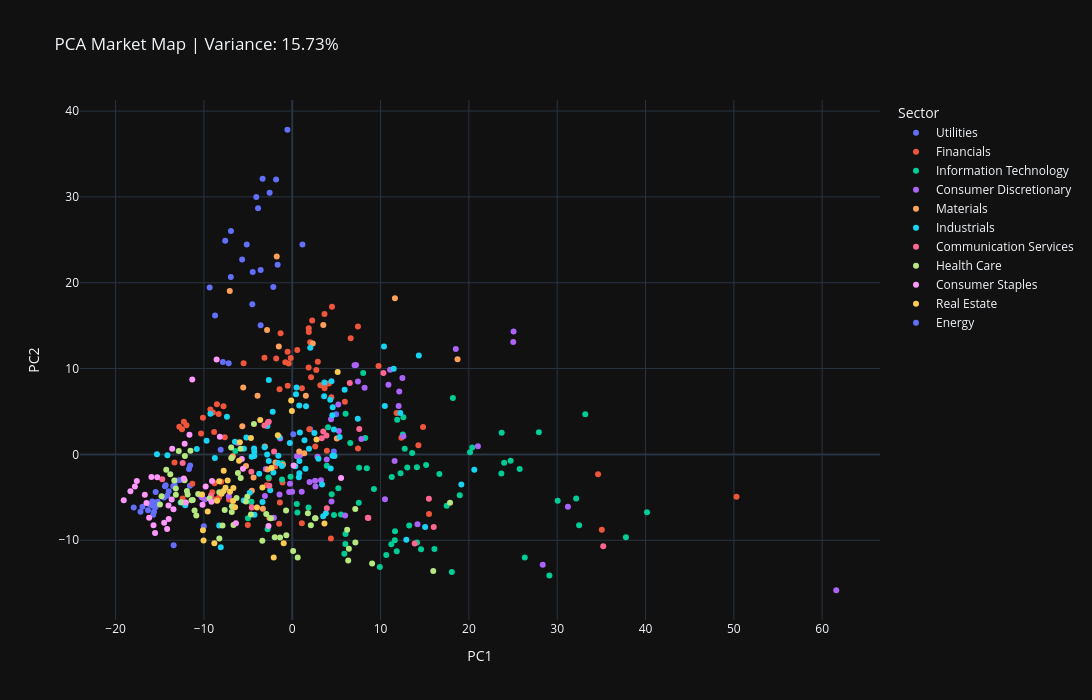
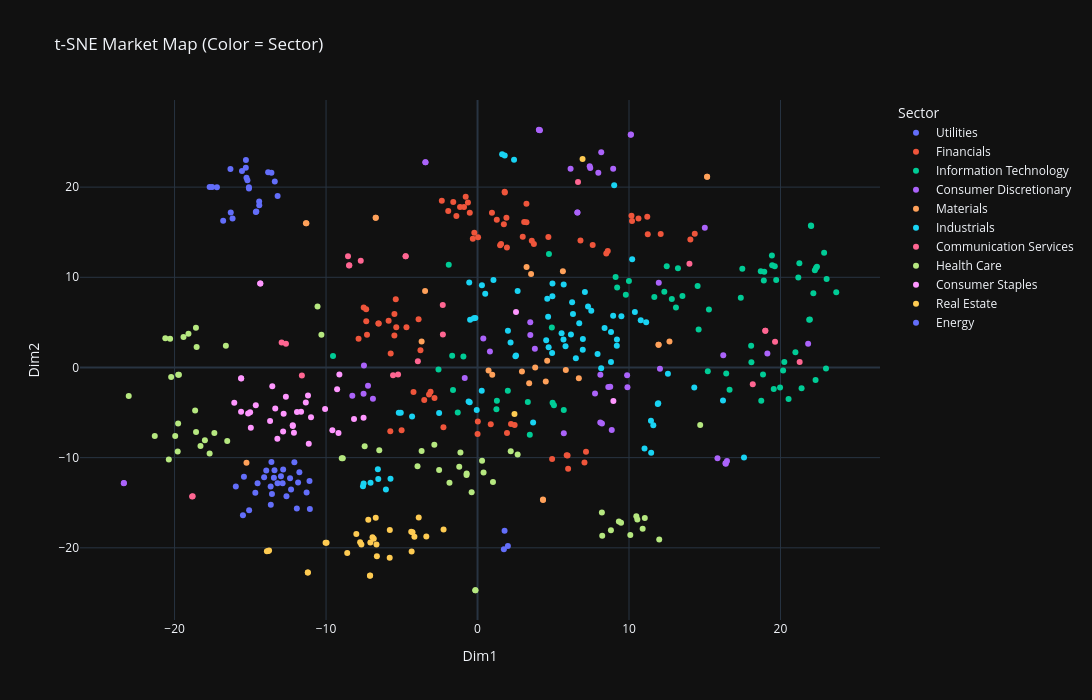
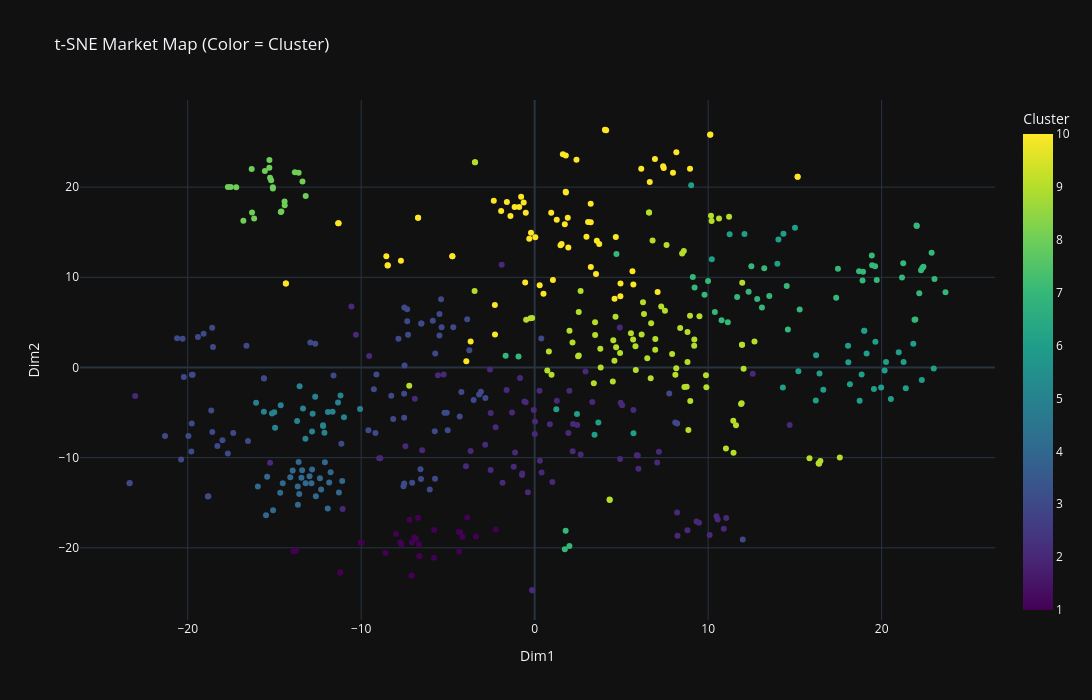

Notebook code for these charts, in order:
### Markdown cell above
## Part 4: PCA + t-SNE Market Map

**The Objective:**  
The stock market exists in a **high-dimensional space**. Each stock is a dimension, and each day is a point in that space. With 500 stocks, you are operating in a 500-dimensional universe that is impossible to visualize directly.

**Dimensionality reduction** techniques compress this into 2D or 3D so you can "see" the structure. Two powerful tools:
1.  **PCA (Principal Component Analysis):** A linear method that finds the axes of maximum variance. It tells you: "If I had to describe the market with just 2 numbers instead of 500, what would they be?"
2.  **t-SNE (t-Distributed Stochastic Neighbor Embedding):** A non-linear method that preserves local structure. It creates a "map" where stocks that behave similarly are placed near each other.

### Your Tasks:
1.  **Standardize Returns:** Before PCA/t-SNE, standardize your returns matrix (mean = 0, std = 1 for each stock).
2.  **PCA Analysis:**
    *   Fit a full PCA on the standardized returns.
    *   Plot the **Scree Plot** (cumulative explained variance).
    *   Determine: "How many principal components do I need to explain 50% of market variance?"
3.  **t-SNE 2D Map:**
    *   Apply t-SNE to reduce stocks to 2 dimensions.
    *   Create an interactive scatter plot (using Plotly) where each point is a stock, colored by sector or cluster.
4.  **PCA 2D Map (Optional):**
    *   Project stocks onto the first 2 principal components.
    *   Compare the PCA map to the t-SNE map. What's different?

### Critical Thinking Questions:
*   **Variance Explained:** If the first principal component explains 30% of variance, what does this mean? Is the market driven by one dominant factor?
*   **PCA vs. t-SNE:** PCA is deterministic; t-SNE involves randomness. If you run t-SNE twice, you'll get different maps. Does this make t-SNE unreliable?
*   **Perplexity in t-SNE:** What does the `perplexity` parameter control? (Hint: It's related to how many neighbors each point considers.)

---

### Code cell
########## Write your code in this cell ############
########## Part 4: PCA + t-SNE Market Map ############

from sklearn.preprocessing import StandardScaler
from sklearn.decomposition import PCA
from sklearn.manifold import TSNE
import plotly.express as px

print("🗺️ Creating market maps...\n")

# 1. Prepare data: rows = stocks, columns = days
X = returns.T.fillna(0)

print(f"Data matrix shape (stocks × days): {X.shape}")

# 2. Standardize
scaler = StandardScaler()
X_scaled = scaler.fit_transform(X)

print("✓ Data standardized\n")

# 3. PCA Analysis
print("📊 PCA Analysis:")

pca_full = PCA()
pca_full.fit(X_scaled)

explained = pca_full.explained_variance_ratio_
cum_explained = explained.cumsum()

# Scree plots
fig, (ax1, ax2) = plt.subplots(1, 2, figsize=(16, 6))

ax1.bar(range(1, min(51, len(explained)+1)), explained[:50], alpha=0.7, color='cyan')
ax1.set_xlabel('Principal Component', fontsize=12)
ax1.set_ylabel('Explained Variance Ratio', fontsize=12)
ax1.set_title('Scree Plot - Individual Variance', fontsize=14)
ax1.grid(alpha=0.3)

ax2.plot(range(1, min(101, len(cum_explained)+1)), cum_explained[:100], linewidth=2, color='lime')
ax2.axhline(y=0.50, color='red', linestyle='--', linewidth=2, label='50%')
ax2.axhline(y=0.70, color='orange', linestyle='--', linewidth=2, label='70%')
ax2.axhline(y=0.90, color='yellow', linestyle='--', linewidth=2, label='90%')
ax2.set_xlabel('Number of Components', fontsize=12)
ax2.set_ylabel('Cumulative Explained Variance', fontsize=12)
ax2.set_title('PCA Scree Plot (Cumulative)', fontsize=14)
ax2.legend()
ax2.grid(alpha=0.3)

plt.tight_layout()
plt.show()

k50 = int(np.argmax(cum_explained >= 0.50) + 1)
k70 = int(np.argmax(cum_explained >= 0.70) + 1)
k90 = int(np.argmax(cum_explained >= 0.90) + 1)

print(f"Components for ≥50% variance: {k50}")
print(f"Components for ≥70% variance: {k70}")
print(f"Components for ≥90% variance: {k90}")
print(f"\nFirst component: {explained[0]:.2%}")
print(f"First 10 components: {cum_explained[9]:.2%}")

# 4. PCA 2D
print("\n📐 Creating PCA 2D Map...")
pca2 = PCA(n_components=2, random_state=42)
X_pca = pca2.fit_transform(X_scaled)

pca_df = pd.DataFrame(X_pca, columns=["PC1", "PC2"])
pca_df["Ticker"] = X.index
pca_df["Sector"] = pca_df["Ticker"].map(lambda t: sector_map.get(t, "Unknown"))
pca_df["Cluster"] = cluster_labels

print(f"✓ PCA 2D complete: {sum(pca2.explained_variance_ratio_):.2%} variance")

fig2 = px.scatter(
    pca_df,
    x="PC1",
    y="PC2",
    color="Sector",
    hover_name="Ticker",
    title=f"PCA Market Map | Variance: {pca2.explained_variance_ratio_.sum():.2%}",
    width=1200,
    height=700
)
fig2.show()

# 5. t-SNE 2D
print("\n🗺️ Creating t-SNE Map (this may take a few minutes)...")

tsne = TSNE(
    n_components=2,
    perplexity=30,
    init="pca",
    learning_rate="auto",
    random_state=42,
    verbose=0
)
X_tsne = tsne.fit_transform(X_scaled)

tsne_df = pd.DataFrame(X_tsne, columns=["Dim1", "Dim2"])
tsne_df["Ticker"] = X.index
tsne_df["Sector"] = tsne_df["Ticker"].map(lambda t: sector_map.get(t, "Unknown"))
tsne_df["Cluster"] = cluster_labels

print("✓ t-SNE complete\n")

# t-SNE by Sector
fig = px.scatter(
    tsne_df,
    x="Dim1",
    y="Dim2",
    color="Sector",
    hover_name="Ticker",
    title="t-SNE Market Map (Color = Sector)",
    width=1200,
    height=700
)
fig.show()

# t-SNE by Cluster
fig3 = px.scatter(
    tsne_df,
    x="Dim1",
    y="Dim2",
    color="Cluster",
    hover_name="Ticker",
    hover_data=["Sector"],
    title="t-SNE Market Map (Color = Cluster)",
    width=1200,
    height=700,
    color_continuous_scale='viridis'
)
fig3.show()

# Static plot
plt.figure(figsize=(16, 12))
scatter = plt.scatter(
    tsne_df['Dim1'],
    tsne_df['Dim2'],
    c=tsne_df['Cluster'],
    cmap='tab10',
    s=100,
    alpha=0.7,
    edgecolors='white',
    linewidth=0.5
)

# Label sample stocks
sample_size = min(50, len(tsne_df))
sample_indices = np.random.choice(len(tsne_df), sample_size, replace=False)
for idx in sample_indices:
    plt.annotate(
        tsne_df.iloc[idx]['Ticker'],
        (tsne_df.iloc[idx]['Dim1'], tsne_df.iloc[idx]['Dim2']),
        fontsize=8,
        alpha=0.7,
        xytext=(5, 5),
        textcoords='offset points'
    )

plt.colorbar(scatter, label='Cluster ID')
plt.xlabel('t-SNE Dimension 1', fontsize=14)
plt.ylabel('t-SNE Dimension 2', fontsize=14)
plt.title('Stock Market GPS: t-SNE Visualization', fontsize=16, pad=20)
plt.grid(alpha=0.3)
plt.tight_layout()
plt.show()

print("\nPart 4 sakhib part")

print("   - PCA shows linear structure")
print("   - t-SNE reveals hidden patterns")
print("   - Stocks close together behave similarly")
